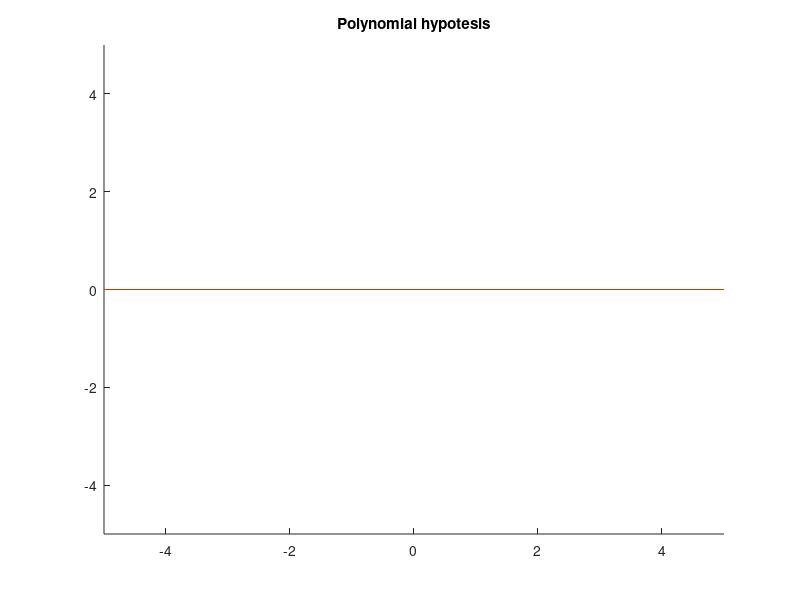
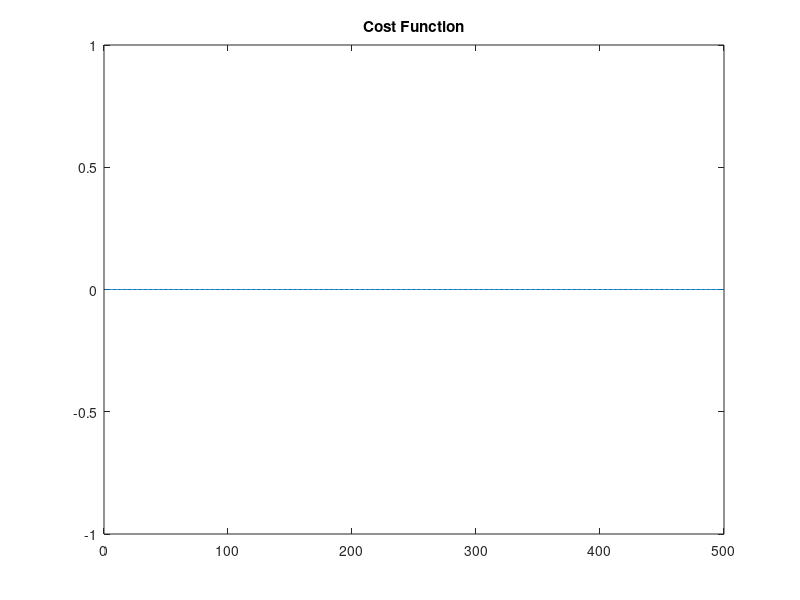

The MATLAB source for these figures, in order:
dim=5;
h = figure();
title('Output values');

axis([-dim dim -dim dim]);

hold on
index = 1;
data = zeros(1,2);
while(1)
    [x,y,b] = ginput(1);
    if( length(b) == 0 )
        break;
    endif
    plot(x, y, "b+");
    data(index, :) = [x y];
    index++;
endwhile

y = data(:, 2);
m = length(y);
X = data(:, 1);

%Feature Scaling
mu = zeros(1, size(X, 2)); %vector of 1 row by the number of features
stddev = zeros(1, size(X, 2)); %vector of 1 row by the number of features

% Calculates mean and std dev for each feature
%for i=1:size(mu,2)
%    mu(1,i) = mean(X(:,i)); 
%    stddev(1,i) = std(X(:,i));
%    X(:,i) = (X(:,i)-mu(1,i))/stddev(1,i);
%end

X = [ones(m, 1), X(:,1) ,X(:,1).^2 ,X(:,1).^3 ];

d=size(X,2);
theta = zeros(d,1);
%theta = rand(d,1);

iterations = 500;
alpha = 0.001;
J = zeros(1,iterations);
for iter = 1:iterations
    theta -= ( (1/m) * ((X * theta) - y)' * X)' * alpha;

    plot(-dim:0.01:dim, theta(1) + (-dim:0.01:dim).*theta(2) + (-dim:0.01:dim).^2.*theta(3) + (-dim:0.01:dim).^3.*theta(4), "g-");
    J(iter) = sum( (1/m) * ((X * theta) - y)' * X);
end

plot(-dim:0.01:dim, theta(1) + (-dim:0.01:dim).*theta(2) + (-dim:0.01:dim).^2.*theta(3) + (-dim:0.01:dim).^3.*theta(4) , "r-"); 
title('Polynomial hypotesis');

figure()
plot(1:iter, J);
title('Cost Function');